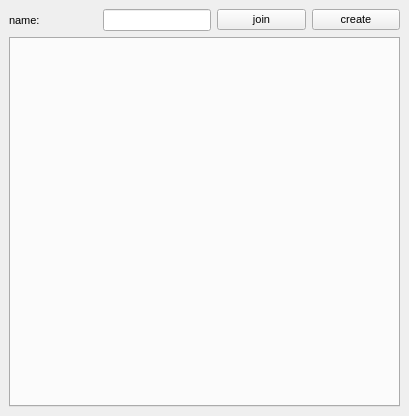
<?xml version="1.0" encoding="UTF-8"?>
<ui version="4.0">
 <class>cChatroomsView</class>
 <widget class="QDockWidget" name="cChatroomsView">
  <property name="geometry">
   <rect>
    <x>0</x>
    <y>0</y>
    <width>409</width>
    <height>416</height>
   </rect>
  </property>
  <property name="font">
   <font>
    <pointsize>8</pointsize>
   </font>
  </property>
  <property name="windowTitle">
   <string>chat_rooms_view:</string>
  </property>
  <widget class="QWidget" name="dockWidgetContents">
   <layout class="QVBoxLayout" name="verticalLayout_2">
    <item>
     <layout class="QHBoxLayout" name="horizontalLayout">
      <item>
       <widget class="QLabel" name="chatNameLabel">
        <property name="text">
         <string>name:</string>
        </property>
       </widget>
      </item>
      <item>
       <widget class="QLineEdit" name="chatLineEdit">
        <property name="sizePolicy">
         <sizepolicy hsizetype="Preferred" vsizetype="Fixed">
          <horstretch>0</horstretch>
          <verstretch>0</verstretch>
         </sizepolicy>
        </property>
       </widget>
      </item>
      <item>
       <widget class="QPushButton" name="chatJoinButton">
        <property name="sizePolicy">
         <sizepolicy hsizetype="Preferred" vsizetype="Fixed">
          <horstretch>0</horstretch>
          <verstretch>0</verstretch>
         </sizepolicy>
        </property>
        <property name="text">
         <string>join</string>
        </property>
       </widget>
      </item>
      <item>
       <widget class="QPushButton" name="chatCreateButton">
        <property name="sizePolicy">
         <sizepolicy hsizetype="Preferred" vsizetype="Fixed">
          <horstretch>0</horstretch>
          <verstretch>0</verstretch>
         </sizepolicy>
        </property>
        <property name="text">
         <string>create</string>
        </property>
       </widget>
      </item>
     </layout>
    </item>
    <item>
     <widget class="QTabWidget" name="chatRoomsTabWidget">
      <property name="currentIndex">
       <number>-1</number>
      </property>
     </widget>
    </item>
   </layout>
  </widget>
 </widget>
 <resources/>
 <connections/>
</ui>
